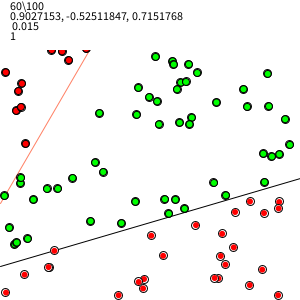
Frame 1 (no input)
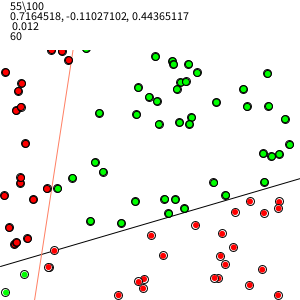
Frame 60 (the mouse pressed at the canvas centre just before this capture)
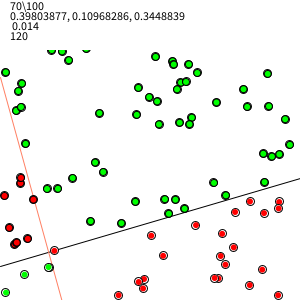
Frame 120 (the mouse held since frame 60 and released just before this capture)

The Processing sketch that drew these frames (run headless with seeded random() and noise(); from frame 60 on, the mouse is pressed at the canvas centre):

// Processing sketch: perception
// ── perception.pde
int sign(float n) {
  if (n >= 0) {
    return 1;
  } else {
    return -1;
  }
}

class Perceptron {
  float[] weights;// = new float[3];
  float learningRate = 0.01;
  float learningRate_max = 0.02;
  float learningRate_min = 0.005;

  Perceptron(int num) {
    weights = new float[num];
    for (int i = 0; i < weights.length; i += 1) {
      weights[i] = random(-1, 1);
    }
  }

  float[] addBias(float[] inputs) {
    inputs = expand(inputs, inputs.length +1);
    inputs[inputs.length -1] = 1;
    return inputs;
  }
  
  float guessY(float x) {
    float w0 = weights[0];
    float w1 = weights[1];
    float w2 = weights[2];
    return -(w2 / w1) - (w0/w1) * x;
    //float m = weights[0] / weights[1];
    //float b = weights[2];
    //return (m * x) + b;
  }
  

  int guess(float... inputs) {
    int guess = 0;
    inputs = addBias(inputs);

    float sum = 0;
    for (int i = 0; i < weights.length; i += 1) {
      sum += inputs[i]*weights[i];
    }
    guess = sign(sum);
    return guess;
  }

  void train(int target, float... inputs) {
    inputs = addBias(inputs);
    int guess = guess(inputs);
    int error = target - guess;
    for (int  i = 0; i < weights.length; i += 1) {
      weights[i] += (error * inputs[i]) * learningRate;
    }
    learningRate = map( sin(frameCount), -PI, PI, learningRate_min, learningRate_max);
  }
}
Perceptron p;
Point[] points = new Point[100];
void setup() {
  size(300, 300);

  p = new Perceptron(3);
  //float[] inputs = {-1, 0.5};
  //int guess = p.guess(inputs);
  //println(guess);
  background(255);
  stroke(0);
  for (int i = 0; i < points.length; i += 1) {
    points[i] = new Point();
  }
  //noLoop();
  //line(0, random(height), width, random(height));
}
int trIdx;
void draw() {
  background(255);
  int correct = 0;
  int incorrect = 0;
  //draw line
  stroke(0);
  
  Point p1 = new Point(-1,f(-1));
  Point p2 = new Point(1, f(1));
  line(p1.getX(), p1.getY(), p2.getX(), p2.getY());


  //draw guess
  p1 = new Point(-1, p.guessY(-1));
  p2 = new Point(1, p.guessY(1));
  stroke(255,128,100);
  line(p1.getX(), p1.getY(), p2.getX(), p2.getY());
  //train 1
  Point ppp = points[trIdx];
  p.train(ppp.label, ppp.x, ppp.y);
  trIdx += 1;
  trIdx = trIdx % points.length;
  
  


  //draw
  for (Point pp : points) {
    pp.show();
    //float[] a = {pp.x, pp.y};
    noStroke();
    if (p.guess(pp.x, pp.y ) == pp.label) {
      fill(0, 255, 0);
      correct += 1;
    } else {
      fill(255, 0, 0);
      incorrect += 1;
    }
    ellipse(pp.getX(), pp.getY(), 6, 6);
  }
  noStroke();
  fill(255);
  rect(0,0,width,50);
  fill(0);
  text(correct + "\\" + (correct + incorrect), 10, 10);
  text(arrayToString(p.weights), 10, 20);
  text(p.learningRate, 10,30);
  text(frameCount, 10, 40);
  if (correct == (correct + incorrect)) {
    stop();
  }
  //println(p.weights);
  //println();
}

String arrayToString(float... a) {
  String out = "";
  for (float f : a ) {
    if (out.length() == 0) {
      out = str(f);
    } else {
      out += ", " + str(f);
    }
  }
  
  return out;
}
// ── Training.pde
float M = random(-1,1);
float B = random(-1,1);

float f(float x) {
  //y = mx + b
  return (M * x) + B;
}

class Point {
  float x, y;
  int label;
  
  Point(float x, float y) {
    this.x = x;
    this.y = y;
  }
  
  Point() {
    x = random(-1,1);
    y = random(-1,1);
    
    float lineY = f(x);
    if (y > lineY) {
      label = 1;
    } else {
      label = -1;
    }
  }
  
  float getX() {
    return map(x, -1,1,0, width);
  }
  
  float getY() {
    return map(y, -1,1,height,0);
  }
  
  void show() {
    stroke(0);
    if (label == 1) {
      fill(0);
    
    } else {
      fill(255);
    }
    float px = getX();
    float py = getY();
    ellipse(px,py,8,8);
  }
}
